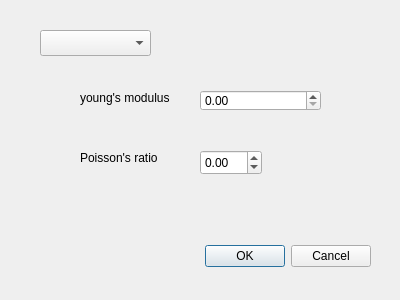
<?xml version="1.0" encoding="UTF-8"?>
<ui version="4.0">
 <class>Dialog_Solid2D</class>
 <widget class="QDialog" name="Dialog_Solid2D">
  <property name="geometry">
   <rect>
    <x>0</x>
    <y>0</y>
    <width>400</width>
    <height>300</height>
   </rect>
  </property>
  <property name="windowTitle">
   <string>Dialog</string>
  </property>
  <widget class="QDialogButtonBox" name="buttonBox">
   <property name="geometry">
    <rect>
     <x>30</x>
     <y>240</y>
     <width>341</width>
     <height>32</height>
    </rect>
   </property>
   <property name="orientation">
    <enum>Qt::Horizontal</enum>
   </property>
   <property name="standardButtons">
    <set>QDialogButtonBox::Cancel|QDialogButtonBox::Ok</set>
   </property>
  </widget>
  <widget class="QComboBox" name="comboBox_IdEA">
   <property name="geometry">
    <rect>
     <x>40</x>
     <y>30</y>
     <width>111</width>
     <height>26</height>
    </rect>
   </property>
  </widget>
  <widget class="QDoubleSpinBox" name="doubleSpinBox_Young">
   <property name="geometry">
    <rect>
     <x>200</x>
     <y>90</y>
     <width>121</width>
     <height>21</height>
    </rect>
   </property>
   <property name="maximum">
    <double>1000000.000000000000000</double>
   </property>
   <property name="value">
    <double>0.000000000000000</double>
   </property>
  </widget>
  <widget class="QLabel" name="label">
   <property name="geometry">
    <rect>
     <x>80</x>
     <y>90</y>
     <width>111</width>
     <height>16</height>
    </rect>
   </property>
   <property name="text">
    <string>young's modulus</string>
   </property>
  </widget>
  <widget class="QLabel" name="label_2">
   <property name="geometry">
    <rect>
     <x>80</x>
     <y>150</y>
     <width>131</width>
     <height>16</height>
    </rect>
   </property>
   <property name="text">
    <string>Poisson's ratio</string>
   </property>
  </widget>
  <widget class="QDoubleSpinBox" name="doubleSpinBox_Poisson">
   <property name="geometry">
    <rect>
     <x>200</x>
     <y>150</y>
     <width>62</width>
     <height>25</height>
    </rect>
   </property>
   <property name="minimum">
    <double>-1.000000000000000</double>
   </property>
   <property name="maximum">
    <double>0.500000000000000</double>
   </property>
  </widget>
 </widget>
 <resources/>
 <connections>
  <connection>
   <sender>buttonBox</sender>
   <signal>accepted()</signal>
   <receiver>Dialog_Solid2D</receiver>
   <slot>accept()</slot>
   <hints>
    <hint type="sourcelabel">
     <x>248</x>
     <y>254</y>
    </hint>
    <hint type="destinationlabel">
     <x>157</x>
     <y>274</y>
    </hint>
   </hints>
  </connection>
  <connection>
   <sender>buttonBox</sender>
   <signal>rejected()</signal>
   <receiver>Dialog_Solid2D</receiver>
   <slot>reject()</slot>
   <hints>
    <hint type="sourcelabel">
     <x>316</x>
     <y>260</y>
    </hint>
    <hint type="destinationlabel">
     <x>286</x>
     <y>274</y>
    </hint>
   </hints>
  </connection>
 </connections>
</ui>
